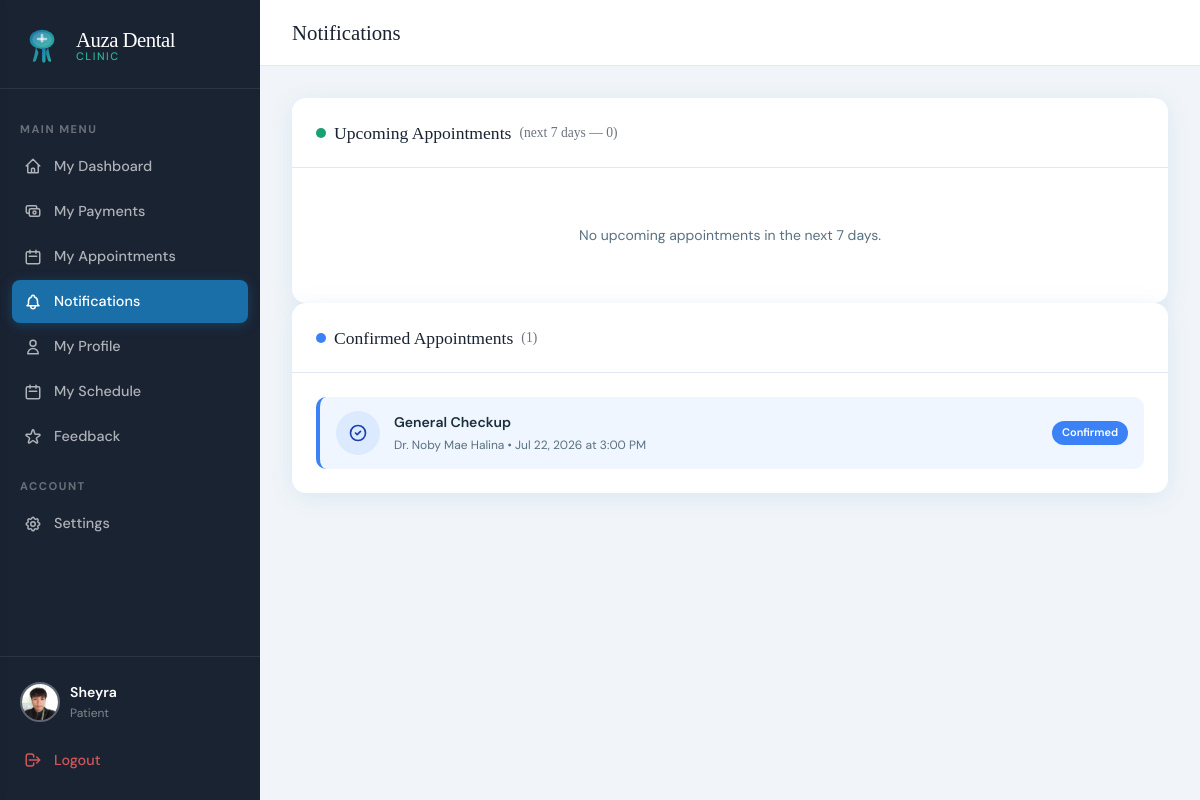
/index.php?page=patient_notifications (signed in), run on the app's committed database.
### tables this page shows
CREATE TABLE `appointments` (
  `id` int(11) NOT NULL,
  `patient_id` int(11) NOT NULL,
  `dentist_id` int(11) NOT NULL,
  `service_id` int(11) NOT NULL,
  `appointment_date` date NOT NULL,
  `appointment_time` time NOT NULL,
  `status` enum('pending','confirmed','completed','cancelled') DEFAULT 'pending',
  `notes` text DEFAULT NULL,
  `reschedule_reason` text DEFAULT NULL,
  `rescheduled_at` datetime DEFAULT NULL,
  `original_date` date DEFAULT NULL,
  `original_time` time DEFAULT NULL,
  `created_at` datetime DEFAULT current_timestamp()
);

CREATE TABLE `services` (
  `id` int(11) NOT NULL,
  `name` varchar(150) NOT NULL,
  `description` text DEFAULT NULL,
  `duration_minutes` int(11) DEFAULT 30,
  `price` decimal(10,2) DEFAULT 0.00,
  `is_active` tinyint(1) DEFAULT 1
);

### app/controllers/AppointmentController.php (called while the page is built, shortened)
<?php
class AppointmentController {
    public function notifications() {
        $patient_id   = $_SESSION['user_id'];
        $db           = getDB();
        $stmt = $db->prepare("
            SELECT a.id, a.appointment_date, a.appointment_time, a.status,
                   s.name AS service_name, s.price,
                   CONCAT(d.first_name,' ',d.last_name) AS dentist_name
            FROM appointments a
            JOIN services s ON a.service_id = s.id
            JOIN dentists d ON a.dentist_id = d.id
            WHERE a.patient_id = ?
              AND a.appointment_date BETWEEN CURDATE() AND DATE_ADD(CURDATE(), INTERVAL 7 DAY)
              AND a.status IN ('pending','confirmed')
            ORDER BY a.appointment_date ASC, a.appointment_time ASC
        ");
        $stmt->bind_param('i', $patient_id);
        $stmt->execute();
        $upcomingAppts = $stmt->get_result()->fetch_all(MYSQLI_ASSOC);
        $stmt2 = $db->prepare("
            SELECT a.id, a.appointment_date, a.appointment_time, a.status,
                   s.name AS service_name,
                   CONCAT(d.first_name,' ',d.last_name) AS dentist_name
            FROM appointments a
            JOIN services s ON a.service_id = s.id
            JOIN dentists d ON a.dentist_id = d.id
            WHERE a.patient_id = ?
              AND a.status = 'confirmed'
            ORDER BY a.appointment_date ASC
        ");
        $stmt2->bind_param('i', $patient_id);
        $stmt2->execute();
        $confirmedAppts = $stmt2->get_result()->fetch_all(MYSQLI_ASSOC);
        require __DIR__ . '/../views/patient/notifications.php';
    }
}

### app/views/patient/notifications.php (the view, shortened to what this page needs)
<!DOCTYPE html>
<html lang="en">
<head>
<link rel="stylesheet" href="<?= APP_URL ?>/public/css/style.css">
</head>
<body>
<div class="app-layout">
  <?php require __DIR__ . '/../shared/sidebar.php'; ?>
  <div class="main-content">
    <div class="topbar">
      <div class="topbar-title">Notifications</div>
    </div>
    <div class="page-content">
      <?php require_once __DIR__ . '/../shared/helpers.php'; ?>
      <div class="card">
        <div class="card-header">
          <div class="card-title">
            <span style="display:inline-flex;align-items:center;gap:8px;">
              <span style="width:10px;height:10px;border-radius:50%;background:#1D9E75;display:inline-block;"></span>
              Upcoming Appointments
              <span style="font-size:0.85rem;font-weight:400;color:var(--gray);">(next 7 days — <?= count($upcomingAppts) ?>)</span>
            </span>
          </div>
        </div>
        <div class="card-body">
          <?php if (empty($upcomingAppts)): ?>
            <div style="text-align:center;padding:2rem;color:#5a7080;font-size:14px;">No upcoming appointments in the next 7 days.</div>
          <?php endif; ?>
        </div>
      </div>
      <div class="card">
        <div class="card-header">
          <div class="card-title">
            <span style="display:inline-flex;align-items:center;gap:8px;">
              <span style="width:10px;height:10px;border-radius:50%;background:#3B82F6;display:inline-block;"></span>
              Confirmed Appointments
              <span style="font-size:0.85rem;font-weight:400;color:var(--gray);">(<?= count($confirmedAppts) ?>)</span>
            </span>
          </div>
        </div>
        <div class="card-body">
          <?php if (empty($confirmedAppts)): ?>
            <div style="text-align:center;padding:2rem;color:#5a7080;font-size:14px;">No confirmed appointments yet.</div>
          <?php else: ?>
            <div style="display:flex;flex-direction:column;gap:10px;">
              <?php foreach ($confirmedAppts as $a): ?>
              <div style="display:flex;align-items:center;gap:14px;padding:14px 16px;border-radius:10px;background:#EFF6FF;border-left:4px solid #3B82F6;">
                <div style="width:44px;height:44px;border-radius:50%;background:#DBEAFE;display:flex;align-items:center;justify-content:center;flex-shrink:0;">
                  <svg xmlns="http://www.w3.org/2000/svg" width="20" height="20" fill="none" viewBox="0 0 24 24" stroke="#1E40AF"><path stroke-linecap="round" stroke-linejoin="round" stroke-width="2" d="M9 12l2 2 4-4m6 2a9 9 0 11-18 0 9 9 0 0118 0z"/></svg>
                </div>
                <div style="flex:1;">
                  <div style="font-size:14px;font-weight:600;color:#1a2e3b;"><?= htmlspecialchars($a['service_name']) ?></div>
                  <div style="font-size:12px;color:#5a7080;margin-top:3px;">
                    Dr. <?= htmlspecialchars($a['dentist_name']) ?> &bull;
                    <?= date('M j, Y', strtotime($a['appointment_date'])) ?> at <?= date('g:i A', strtotime($a['appointment_time'])) ?>
                  </div>
                </div>
                <span style="background:#3B82F6;color:#fff;font-size:11px;font-weight:600;padding:3px 10px;border-radius:20px;">Confirmed</span>
              </div>
              <?php endforeach; ?>
            </div>
          <?php endif; ?>
        </div>
      </div>
    </div>
  </div>
</div>
</body>
</html>

### public/css/style.css (style rules this page uses)
:root { --primary: #1a6fa8; --primary-dark: #134f7a; --primary-light:#e8f4fd; --accent: #28b4a0; --accent-light: #e6f7f5; --danger: #e74c3c; --warning: #f39c12; --success: #27ae60; --info: #2980b9; --dark: #1a2332; --gray: #6b7280; --gray-light: #f1f5f9; --white: #ffffff; --border: #e2e8f0; --shadow: 0 4px 24px rgba(26,111,168,0.10); --shadow-lg: 0 8px 40px rgba(26,111,168,0.16); --radius: 14px; --radius-sm: 8px; --font-display: 'Playfair Display', serif; --font-body: 'DM Sans', sans-serif; }
*, *::before, *::after { box-sizing: border-box; margin: 0; padding: 0; }
body { font-family: var(--font-body); background: var(--gray-light); color: var(--dark); min-height: 100vh; font-size: 15px; line-height: 1.6; }
.app-layout { display: flex; min-height: 100vh; }
.main-content { margin-left: 260px; flex: 1; display: flex; flex-direction: column; }
.topbar { background: white; border-bottom: 1px solid var(--border); padding: 16px 32px; display: flex; align-items: center; justify-content: space-between; position: sticky; top: 0; z-index: 50; }
.topbar-title { font-family: var(--font-display); font-size: 1.3rem; color: var(--dark); }
.page-content { padding: 32px; flex: 1; }
.card { background: white; border-radius: var(--radius); box-shadow: var(--shadow); overflow: hidden; }
.card-header { padding: 20px 24px; border-bottom: 1px solid var(--border); display: flex; align-items: center; justify-content: space-between; }
.card-title { font-family: var(--font-display); font-size: 1.1rem; color: var(--dark); }
.card-body { padding: 24px; }

### data on the page
appointments: service.name "General Checkup", dentist_name "Noby Mae Halina", appointment_date "Jul 22, 2026", appointment_time "3:00 PM"

### other printed values
$_SESSION['role'] "Patient"
count($upcomingAppts) "0"
count($confirmedAppts) "1"
